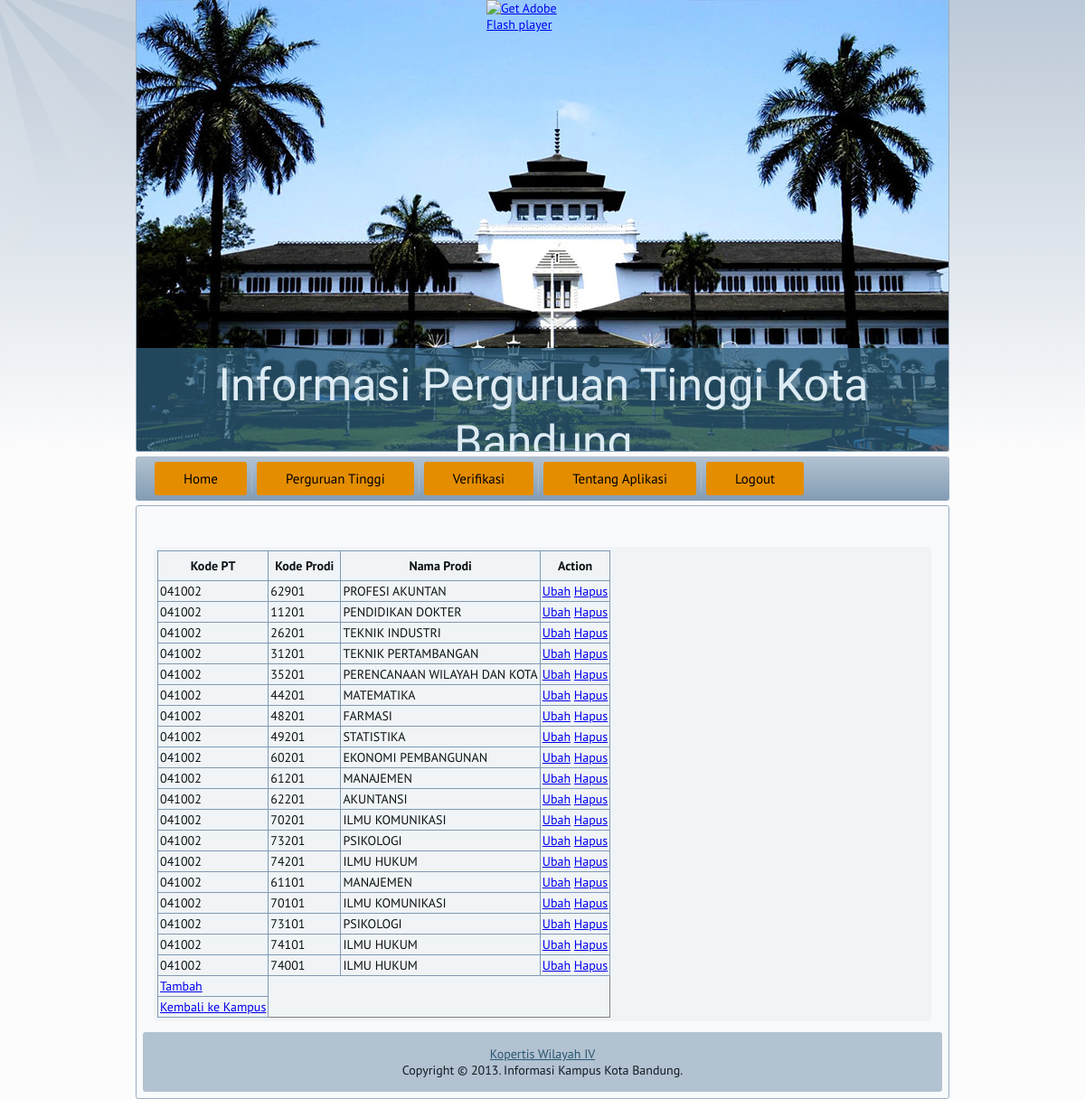
The page /Prodi_Controller.php?action=select&kode_pt=041002 (signed in) on the database its author committed.
### tables this page shows
CREATE TABLE IF NOT EXISTS `prodi_kampus` (
  `kode_pt` text NOT NULL,
  `kode_prodi` text NOT NULL,
  `nomor_sk` text NOT NULL,
  `tahun_sk` text NOT NULL,
  `email` text NOT NULL,
  `grade` text NOT NULL,
  `akhir_grade` text NOT NULL,
  `keterangan` text NOT NULL
);

CREATE TABLE IF NOT EXISTS `prodi` (
  `kode_prodi` varchar(5) NOT NULL DEFAULT '',
  `kode_jenjang` varchar(1) DEFAULT NULL,
  `nama_prodi` varchar(47) DEFAULT NULL,
  `kode_bidang_ilmu` varchar(1) DEFAULT NULL,
  PRIMARY KEY (`kode_prodi`),
  KEY `FK_prodi_jenjang` (`kode_jenjang`),
  KEY `FK_prodi_bidangilmu` (`kode_bidang_ilmu`)
);

### Prodi.php (called while the page is built, shortened)
<?php
class Prodi{
	private $kode_pt;
	private $kode_prodi;
	private $nama_prodi;
	public function set_kode_pt($kode_pt){
		$this->kode_pt=$kode_pt;
	}
	public function get_kode_pt(){
		return $this->kode_pt;
	}
	public function set_kode_prodi($kode_prodi){
		$this->kode_prodi=$kode_prodi;
	}
	public function get_kode_prodi(){
		return $this->kode_prodi;
	}
	public function set_nama_prodi($nama_prodi){
		$this->nama_prodi=$nama_prodi;
	}
	public function get_nama_prodi(){
		return $this->nama_prodi;
	}
	public function select($kode_pt){
		$daftar_prodi=array();
		$i=0;
		$result=mysql_query("SELECT kode_pt, prodi_kampus.kode_prodi, prodi.nama_prodi FROM prodi_kampus inner join prodi on prodi.kode_prodi=prodi_kampus.kode_prodi WHERE kode_pt='$kode_pt'");
		while($row=mysql_fetch_array($result)){
			$p=new Prodi();
			$p->set_kode_pt($row['kode_pt']);
			$p->set_kode_prodi($row['kode_prodi']);
			$p->set_nama_prodi($row['nama_prodi']);
			$daftar_prodi[$i]=$p;
			$i++;
		}
		return $daftar_prodi;
	}
}
?>

### Prodi_Controller.php (the view, shortened to what this page needs)
<?php
include "Prodi.php";
$action=$_GET['action'];
if($action=='insert_view'){
    $kode_pt=$_GET['kode_pt'];
	header("Location:insert_prodi_view.php?kode_pt=$kode_pt");
}else if($action=='update_view'){
	$kode_pt=$_GET['kode_pt'];
	$kode_prodi=$_GET['kode_prodi'];
	$kode_jenjang=$_GET['kode_jenjang'];
	header("Location:update_prodi_view.php?kode_pt=$kode_pt&kode_prodi=$kode_prodi");
}else if($action=='select'){
	$kode_pt=$_GET['kode_pt'];
	$k=new Prodi();
	$daftar_prodi=$k->select($kode_pt);
	include 'header.php';
	echo "<table border=1 cellspacing=0>
			<tr>
				<th>Kode PT</th><th>Kode Prodi</th><th>Nama Prodi</th><th>Action</th>
			</tr>";
	for($i=0; $i<count($daftar_prodi); $i++){
		$prodi=$daftar_prodi[$i];
		echo "
			<tr>
				<td>{$prodi->get_kode_pt()}</td><td>{$prodi->get_kode_prodi()}</td><td>{$prodi->get_nama_prodi()}</td><td><a href=Prodi_Controller.php?action=update_view&kode_pt={$prodi->get_kode_pt()}&kode_prodi={$prodi->get_kode_prodi()}>Ubah</a> <a href=Prodi_Controller.php?action=delete_process&kode_pt={$prodi->get_kode_pt()}&kode_prodi={$prodi->get_kode_prodi()} onClick=\" return confirm('Yakin akan menghapus?'); \">Hapus</a></td>
			</tr>
		";
	}
	echo "<tr><td><a href=Prodi_Controller.php?action=insert_view&kode_pt=$kode_pt>Tambah</a></td></tr>";
	echo "<tr><td><a href=Kampus_Controller.php?action=select>Kembali ke Kampus</a></td></tr>";
	echo "</table>";
	include 'footer.php';
}
?>

### header.php (shortened to what this page needs)
<!DOCTYPE html>
<html dir="ltr" lang="en-US"><head>
    <link rel="stylesheet" href="style.css" media="screen">
    <link rel="stylesheet" href="style.responsive.css" media="all">
</head>
<body>
<div id="art-main">
<header class="art-header clearfix">
    <div class="art-shapes">
<div class="art-textblock art-object736962669" data-left="0%">
        <div class="art-object736962669-text"><p style="color: #DDEBF3; font-size:50px;font-family:'PT Sans Narrow', Arial, 'Arial Unicode MS', Helvetica, Sans-Serif;font-weight:normal;font-style:normal;text-decoration:none">Informasi Perguruan Tinggi Kota Bandung</p></div>
</div>
            </div>
                <div id="art-flash-area">
                    <div id="art-flash-container">
                    <object classid="clsid:D27CDB6E-AE6D-11cf-96B8-444553540000" width="884" height="500" id="art-flash-object">
                    	<object type="application/x-shockwave-flash" data="container.swf" width="884" height="500">
                    		<div class="art-flash-alt"><a href="http://www.adobe.com/go/getflashplayer"><img src="http://www.adobe.com/images/shared/download_buttons/get_flash_player.gif" alt="Get Adobe Flash player"></a></div>
                    	</object>
                    </object>
                    </div>
                    </div>
</header>
<?php
if(isset($_SESSION['username'])){
?>
<nav class="art-nav clearfix">
    <ul class="art-hmenu"><li><a href="home.php" class="active">Home</a></li><li><a href="Kampus_Controller.php?action=select" class="active">Perguruan Tinggi</a></li>
	<?php
	if($_SESSION['username']=='admin'){
	?>
		<li><a href="user_admin_verifikasi_view.php" class="active">Verifikasi</a></li>
	<?php
	}
	?>
	<li><a href="tentang.php" class="active">Tentang Aplikasi</a></li>
	<li><a href="logout_process.php" class="active">Logout</a></li></ul>
    </nav>
<?php
}
?>
<div class="art-sheet clearfix">
            <div class="art-layout-wrapper clearfix">
                <div class="art-content-layout">
                    <div class="art-content-layout-row">
                        <div class="art-layout-cell art-content clearfix"><div class="art-block clearfix">
</div><article class="art-post art-article">
<div style="overflow:auto">

### footer.php
</div>
</article></div>
                    </div>
                </div>
            </div><footer class="art-footer clearfix">
<a href="http://www.kopertis4.or.id/" class="active">Kopertis Wilayah IV</a>
<p>Copyright © 2013. Informasi Kampus Kota Bandung.</p>
</footer>
    </div>
</div>
</body></html>

### rows shown on the page
prodi_kampus: kode_pt "041002", kode_prodi "62901", kode_prodi.nama_prodi "PROFESI AKUNTAN"
prodi_kampus: kode_pt "041002", kode_prodi "11201", kode_prodi.nama_prodi "PENDIDIKAN DOKTER"
prodi_kampus: kode_pt "041002", kode_prodi "26201", kode_prodi.nama_prodi "TEKNIK INDUSTRI"
prodi_kampus: kode_pt "041002", kode_prodi "31201", kode_prodi.nama_prodi "TEKNIK PERTAMBANGAN"
prodi_kampus: kode_pt "041002", kode_prodi "35201", kode_prodi.nama_prodi "PERENCANAAN WILAYAH DAN KOTA"
prodi_kampus: kode_pt "041002", kode_prodi "44201", kode_prodi.nama_prodi "MATEMATIKA"
prodi_kampus: kode_pt "041002", kode_prodi "48201", kode_prodi.nama_prodi "FARMASI"
prodi_kampus: kode_pt "041002", kode_prodi "49201", kode_prodi.nama_prodi "STATISTIKA"
prodi_kampus: kode_pt "041002", kode_prodi "60201", kode_prodi.nama_prodi "EKONOMI PEMBANGUNAN"
prodi_kampus: kode_pt "041002", kode_prodi "61201", kode_prodi.nama_prodi "MANAJEMEN"
prodi_kampus: kode_pt "041002", kode_prodi "62201", kode_prodi.nama_prodi "AKUNTANSI"
prodi_kampus: kode_pt "041002", kode_prodi "70201", kode_prodi.nama_prodi "ILMU KOMUNIKASI"
prodi_kampus: kode_pt "041002", kode_prodi "73201", kode_prodi.nama_prodi "PSIKOLOGI"
prodi_kampus: kode_pt "041002", kode_prodi "74201", kode_prodi.nama_prodi "ILMU HUKUM"
prodi_kampus: kode_pt "041002", kode_prodi "61101", kode_prodi.nama_prodi "MANAJEMEN"
prodi_kampus: kode_pt "041002", kode_prodi "70101", kode_prodi.nama_prodi "ILMU KOMUNIKASI"
prodi_kampus: kode_pt "041002", kode_prodi "73101", kode_prodi.nama_prodi "PSIKOLOGI"
prodi_kampus: kode_pt "041002", kode_prodi "74101", kode_prodi.nama_prodi "ILMU HUKUM"
prodi_kampus: kode_pt "041002", kode_prodi "74001", kode_prodi.nama_prodi "ILMU HUKUM"
